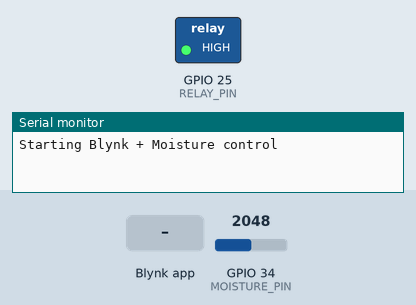
A sketch run on a simulated ESP32. On the bench: switched loads named in the sketch (green lamp = pin HIGH), the last lines printed to the serial monitor. Inputs (shaded band) come from the test bench; at power-on: GPIO 34 (MOISTURE_PIN) = 2048. WiFi joins after 1.5 s; servers stay silent unless stated.

Above: at 3.1 s.
3.2 s: Blynk app writes 1 to V1
At 4.4 s:
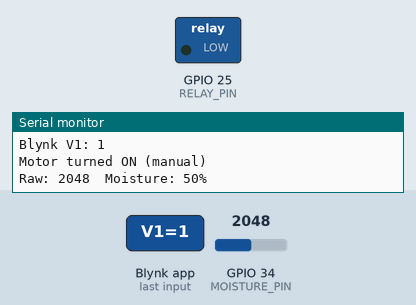
4.7 s: GPIO 34 (MOISTURE_PIN) set to 3213
7.1 s: GPIO 34 (MOISTURE_PIN) set to 3329
At 8.3 s:
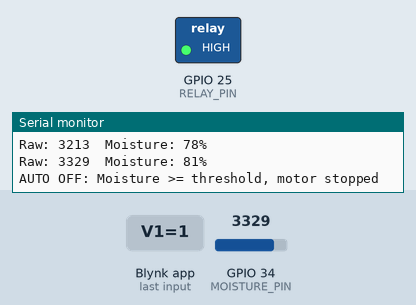
Timing chart, 0 to 10.1 s (numbered marks = the images above; inputs shaded):
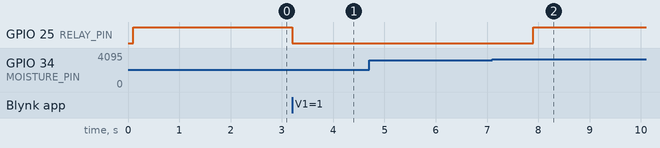

Measured:
- the behaviour switches between 3275 and 3276 on GPIO 34 (MOISTURE_PIN) (found by bisection; images 1 and 2)
- after the input at 3.2 s, GPIO 25 (RELAY_PIN): HIGH → LOW at once
- after the input at 7.1 s, GPIO 25 (RELAY_PIN): LOW → HIGH after 0.80 s

The sketch:

sketch_oct4b.ino
```cpp
/* ESP32 + Soil Moisture + Relay + Blynk
   Behavior:
   - Show soil moisture on V0.
   - Manual motor control via button V1 (Switch).
   - If motor is ON and moisture >= moistureOffThreshold -> auto OFF.
   - Motor will not restart while moisture >= moistureOffThreshold.
   - Motor can be restarted once moisture < moistureResetThreshold (hysteresis).
*/

#define BLYNK_TEMPLATE_ID "TMPL3NFPutRMz"
#define BLYNK_TEMPLATE_NAME "Quickstart Template"
#define BLYNK_AUTH_TOKEN "SLSrhA9p9moeIP773Ta76qLZBwpFIGJ_"

#include <WiFi.h>
#include <BlynkSimpleEsp32.h>

char auth[] = BLYNK_AUTH_TOKEN;
char ssid[] = "iPhone";
char pass[] = "atharva0909";

// Hardware pins (adjust if needed)
#define MOISTURE_PIN 34   // ADC pin (input-only pins ok: 34..39)
#define RELAY_PIN    25   // Relay control pin (use safe GPIO like 23/25/26/27)

// Program parameters
const bool relayActiveLow = true;     // true = LOW drives relay ON (common modules). Set false if opposite.
const int moistureOffThreshold = 80;  // % threshold to auto-turn OFF
const int moistureResetThreshold = 75; // % threshold to allow restart (hysteresis)
const unsigned long readIntervalMs = 2000; // sensor read interval

// State variables
int moistureRaw = 0;
int moisturePercent = 0;
int motorState = 0;       // 0 = OFF, 1 = ON
bool autoStopped = false; // true if auto-stopped due to high moisture

BlynkTimer timer;

// Utility: set relay to ON/OFF considering relay logic
void setRelay(bool on) {
  if (relayActiveLow) digitalWrite(RELAY_PIN, on ? LOW : HIGH);
  else               digitalWrite(RELAY_PIN, on ? HIGH : LOW);
}

// Read moisture, update Blynk, and enforce auto-off / hysteresis
void readSoilMoisture() {
  moistureRaw = analogRead(MOISTURE_PIN); // 0..4095 (ESP32 default ADC)
  // Map raw to percentage. Try this mapping first; if your sensor is inverted, swap 0/4095.
  moisturePercent = map(moistureRaw, 0, 4095, 0, 100);

  // If your sensor produces 0 = wet and 4095 = dry, use:
  // moisturePercent = map(moistureRaw, 4095, 0, 0, 100);

  Serial.print("Raw: "); Serial.print(moistureRaw);
  Serial.print("  Moisture: "); Serial.print(moisturePercent); Serial.println("%");

  Blynk.virtualWrite(V0, moisturePercent);

  // Auto-OFF logic
  if (motorState == 0 && moisturePercent >= moistureOffThreshold) {
    // Turn OFF motor
    setRelay(false);        // OFF
    motorState = 1;
    autoStopped = true;
    Blynk.virtualWrite(V1, 0); // update button in app
    Blynk.logEvent("motor_auto_off", "Soil wet — Motor turned OFF automatically");
    Serial.println("AUTO OFF: Moisture >= threshold, motor stopped");
  }

  // Clear autoStopped when moisture falls below reset threshold
  if (autoStopped && moisturePercent < moistureResetThreshold) {
    autoStopped = false;
    Serial.println("Moisture below reset threshold — autoStopped cleared (motor may be restarted)");
    Blynk.logEvent("motor_auto_cleared", "Soil dried — Motor restart allowed");
  }
}

// Blynk button V1 (Switch). Called whenever widget changes state.
BLYNK_WRITE(V1) {
  int v = param.asInt();
  Serial.print("Blynk V1: "); Serial.println(v);

  if (v == 1) { // user requested motor ON
    if (autoStopped) {
      // Reject start because moisture too high
      Serial.println("Start blocked: motor auto-stopped due to high moisture");
      // Force the app button back to OFF
      Blynk.virtualWrite(V1, 0);
      return;
    }
    // Start motor
    setRelay(true);
    motorState = 0;
    Serial.println("Motor turned ON (manual)");
  } else { // v == 0 => stop request
    setRelay(false);
    motorState = 1;
    Serial.println("Motor turned OFF (manual)");
  }
}

void setup() {
  Serial.begin(115200);
  delay(100);

  pinMode(RELAY_PIN, OUTPUT);
  // ensure motor off initially
  setRelay(false);

  pinMode(MOISTURE_PIN, INPUT);

  Serial.println();
  Serial.println("Starting Blynk + Moisture control");
  Blynk.begin(auth, ssid, pass);

  timer.setInterval(readIntervalMs, readSoilMoisture);
}

void loop() {
  Blynk.run();
  timer.run();
}
```
